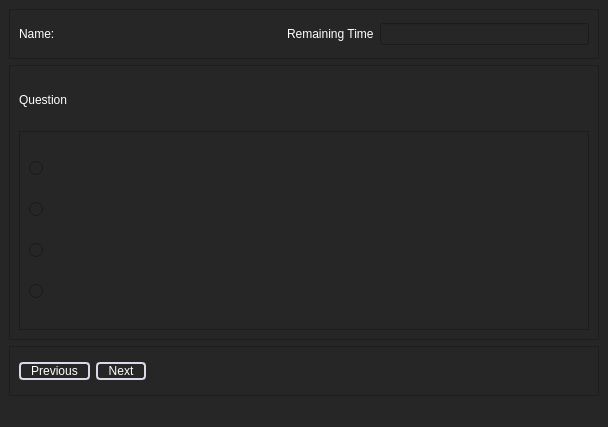
<?xml version="1.0" encoding="UTF-8"?>
<ui version="4.0">
 <class>MainWindow</class>
 <widget class="QMainWindow" name="MainWindow">
  <property name="geometry">
   <rect>
    <x>0</x>
    <y>0</y>
    <width>608</width>
    <height>427</height>
   </rect>
  </property>
  <property name="windowTitle">
   <string>MainWindow</string>
  </property>
  <property name="styleSheet">
   <string notr="true">background-color: rgb(38, 38, 38);
color: rgb(255, 255, 255);</string>
  </property>
  <widget class="QWidget" name="centralwidget">
   <layout class="QVBoxLayout" name="verticalLayout">
    <item>
     <widget class="QFrame" name="frame">
      <property name="maximumSize">
       <size>
        <width>16777215</width>
        <height>50</height>
       </size>
      </property>
      <property name="styleSheet">
       <string notr="true">QLabel {
    font: 13pt &quot;Calibri&quot;;
}</string>
      </property>
      <property name="frameShape">
       <enum>QFrame::StyledPanel</enum>
      </property>
      <property name="frameShadow">
       <enum>QFrame::Raised</enum>
      </property>
      <layout class="QHBoxLayout" name="horizontalLayout">
       <item>
        <widget class="QLabel" name="label">
         <property name="text">
          <string>Name: </string>
         </property>
        </widget>
       </item>
       <item>
        <widget class="QLabel" name="label_3">
         <property name="text">
          <string/>
         </property>
        </widget>
       </item>
       <item>
        <spacer name="horizontalSpacer_2">
         <property name="orientation">
          <enum>Qt::Horizontal</enum>
         </property>
         <property name="sizeHint" stdset="0">
          <size>
           <width>40</width>
           <height>20</height>
          </size>
         </property>
        </spacer>
       </item>
       <item>
        <widget class="QLabel" name="label_2">
         <property name="text">
          <string>Remaining Time</string>
         </property>
        </widget>
       </item>
       <item>
        <widget class="QLineEdit" name="lineEdit_2"/>
       </item>
      </layout>
     </widget>
    </item>
    <item>
     <widget class="QFrame" name="frame_2">
      <property name="frameShape">
       <enum>QFrame::StyledPanel</enum>
      </property>
      <property name="frameShadow">
       <enum>QFrame::Raised</enum>
      </property>
      <layout class="QVBoxLayout" name="verticalLayout_2">
       <item>
        <widget class="QLabel" name="question">
         <property name="maximumSize">
          <size>
           <width>16777215</width>
           <height>50</height>
          </size>
         </property>
         <property name="styleSheet">
          <string notr="true">QLabel {
    font: 12pt &quot;Calibri&quot;;
}</string>
         </property>
         <property name="text">
          <string>Question</string>
         </property>
        </widget>
       </item>
       <item>
        <widget class="QFrame" name="frame_4">
         <property name="styleSheet">
          <string notr="true">QLabel {
    font: 11pt &quot;Calibri&quot;;
}</string>
         </property>
         <property name="frameShape">
          <enum>QFrame::StyledPanel</enum>
         </property>
         <property name="frameShadow">
          <enum>QFrame::Raised</enum>
         </property>
         <layout class="QVBoxLayout" name="verticalLayout_3">
          <item>
           <widget class="QRadioButton" name="radioButton_1">
            <property name="text">
             <string/>
            </property>
           </widget>
          </item>
          <item>
           <widget class="QRadioButton" name="radioButton_2">
            <property name="text">
             <string/>
            </property>
           </widget>
          </item>
          <item>
           <widget class="QRadioButton" name="radioButton_3">
            <property name="text">
             <string/>
            </property>
           </widget>
          </item>
          <item>
           <widget class="QRadioButton" name="radioButton_4">
            <property name="text">
             <string/>
            </property>
           </widget>
          </item>
         </layout>
        </widget>
       </item>
      </layout>
     </widget>
    </item>
    <item>
     <widget class="QFrame" name="frame_3">
      <property name="maximumSize">
       <size>
        <width>16777215</width>
        <height>50</height>
       </size>
      </property>
      <property name="styleSheet">
       <string notr="true">QPushButton{
	font: 11pt &quot;Lucida Sans&quot;;
	border-width: 2px;	
	border-color: #DBD9E8;
	border-style: solid;
	padding-left: 10px;
	padding-right: 10px;
	border-radius: 4px;
}</string>
      </property>
      <property name="frameShape">
       <enum>QFrame::StyledPanel</enum>
      </property>
      <property name="frameShadow">
       <enum>QFrame::Raised</enum>
      </property>
      <layout class="QHBoxLayout" name="horizontalLayout_2">
       <item>
        <widget class="QPushButton" name="prevButton">
         <property name="styleSheet">
          <string notr="true"/>
         </property>
         <property name="text">
          <string>Previous</string>
         </property>
        </widget>
       </item>
       <item>
        <widget class="QPushButton" name="nextButton">
         <property name="styleSheet">
          <string notr="true"/>
         </property>
         <property name="text">
          <string>Next</string>
         </property>
        </widget>
       </item>
       <item>
        <spacer name="horizontalSpacer">
         <property name="orientation">
          <enum>Qt::Horizontal</enum>
         </property>
         <property name="sizeHint" stdset="0">
          <size>
           <width>405</width>
           <height>20</height>
          </size>
         </property>
        </spacer>
       </item>
      </layout>
     </widget>
    </item>
   </layout>
  </widget>
  <widget class="QMenuBar" name="menubar">
   <property name="geometry">
    <rect>
     <x>0</x>
     <y>0</y>
     <width>608</width>
     <height>21</height>
    </rect>
   </property>
  </widget>
  <widget class="QStatusBar" name="statusbar"/>
 </widget>
 <resources/>
 <connections/>
</ui>
